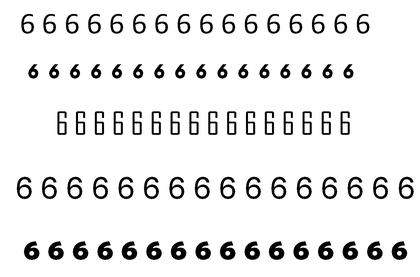
%> input picture clases/Cap02_Extraccion_de_Caracteristicas/matlab/six.bmp, 420 x 277 px, shrunk from 1470 x 970 before the run
$ octave PAT02_GeoFeatures_96.m   (GNU Octave 9; MATLAB toolbox functions it lacks are replaced by stand-ins)
%> lines starting %> are read from the running program, lines starting %| are printed output that depends on the picture; in (x1, y1, x2, y2) boxes, pixels count from 0 and x2, y2 are one past the last pixel; in counts of white or black regions, pixels touching at a corner belong together; the program's own positions count from 1
% Example:
%
% Recognition of '9', '6' using geometric features
%
% Computer Vision Course
% (c) Domingo Mery (2014) - http://dmery.ing.puc.cl


%%%%%%%%%%%%%%%%%%%%%%%%%%
%                        %
% PART 1: TRAINING       %
%                        %
%%%%%%%%%%%%%%%%%%%%%%%%%%

clt
%> (this line was passed over: clt is not available in this run)
warning off

disp('Part 1: Training');


% Training images
I6 = not(imread('../images/six.bmp'));
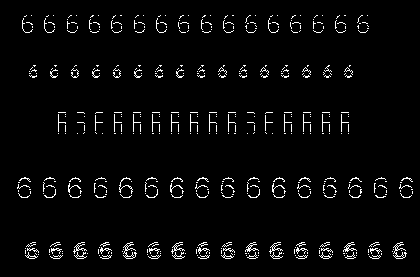
%> I6: size 277x420 logical; 3.4% white in thin lines or dots, all inside (x1, y1, x2, y2) = (17, 15, 413, 259)
I9 = not(imread('../images/nine.bmp'));
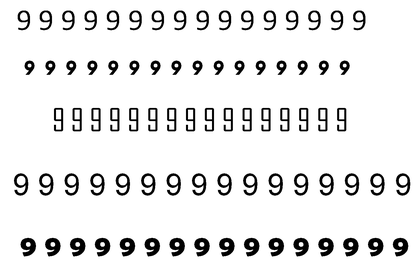
%> input picture clases/Cap02_Extraccion_de_Caracteristicas/matlab/nine.bmp, 420 x 277 px, shrunk from 1470 x 970 before the run
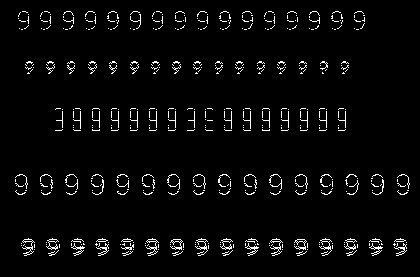
%> I9: size 277x420 logical; 3.5% white in thin lines or dots, all inside (x1, y1, x2, y2) = (15, 11, 410, 256)
figure(1)
imshow([I6 I9],[]);
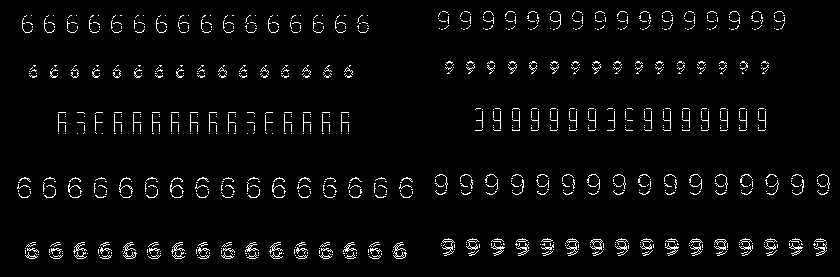
%> displayed picture: size 277x840, on the screen's scale of 0 to 255; 3.4% white in thin lines or dots, all inside (x1, y1, x2, y2) = (17, 11, 830, 259)

[L6,n6] = bwlabel(I6,4);
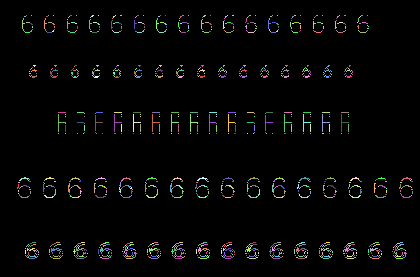
%> L6: size 277x420 double; 1301 distinct labels, from 0 to 1300; one colour per label, 0 black
%> n6 = 1300
[L9,n9] = bwlabel(I9,4);
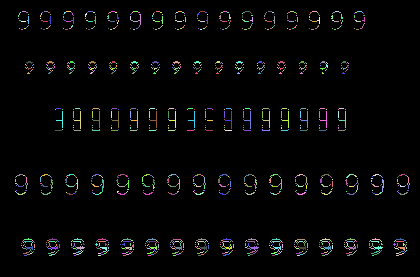
%> L9: size 277x420 double; 1378 distinct labels, from 0 to 1377; one colour per label, 0 black
%> n9 = 1377
figure(2)
imshow([L6 L9],[]);
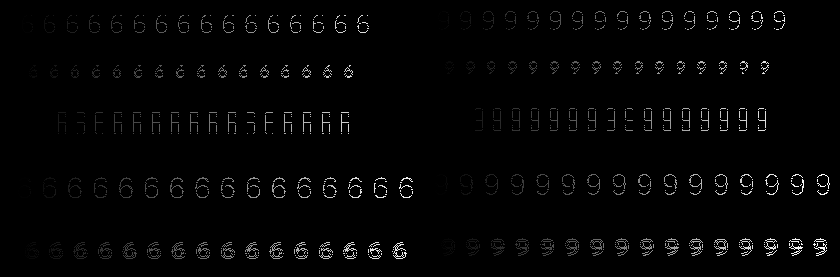
%> displayed picture: size 277x840, on the screen's scale of 0 to 255; min 0, max 255, mean 4.2

% Feature extraction
% We use the relative height of the hole of the number.
% >>> The hole of 6 is lower than the hole of 9.

%> (the run ends here)
